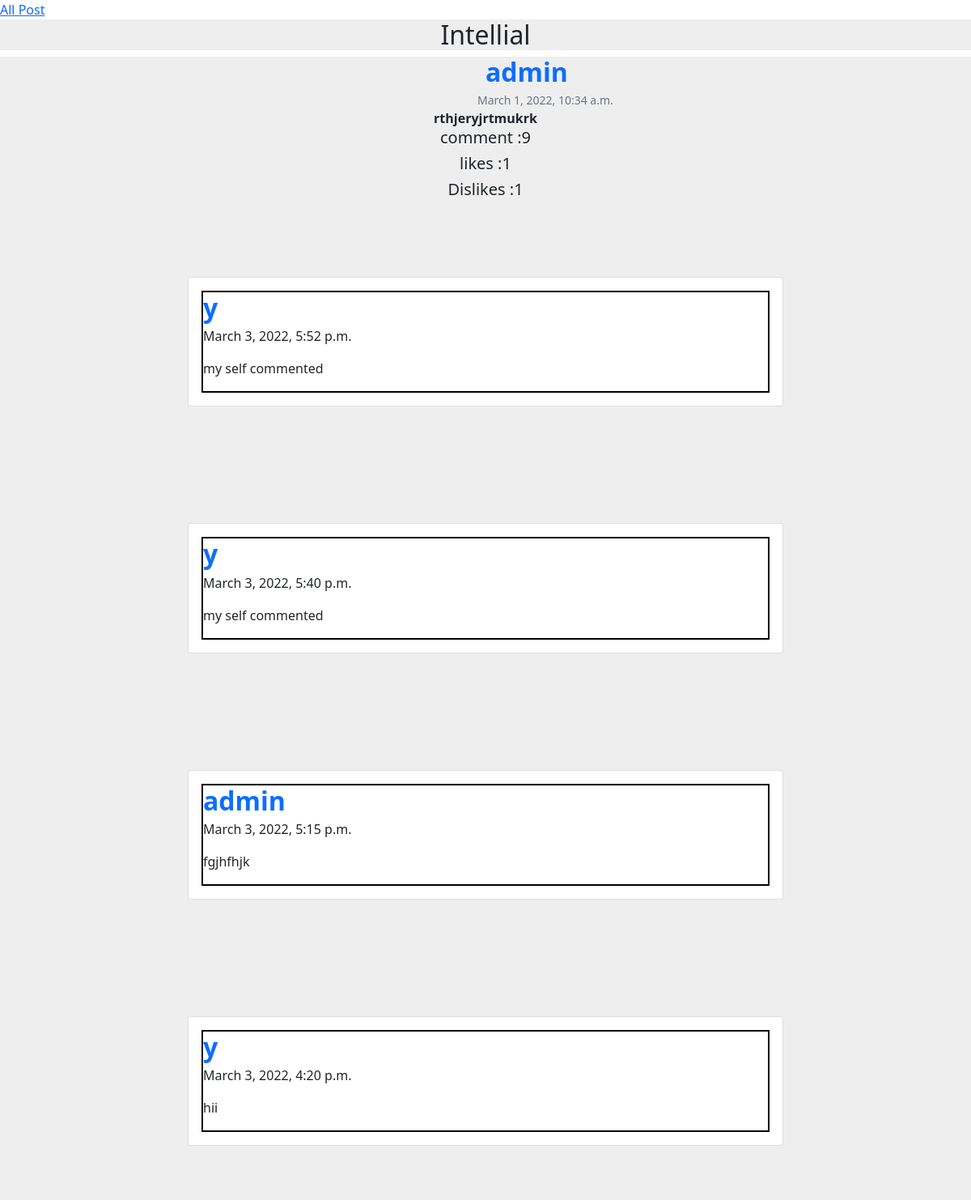
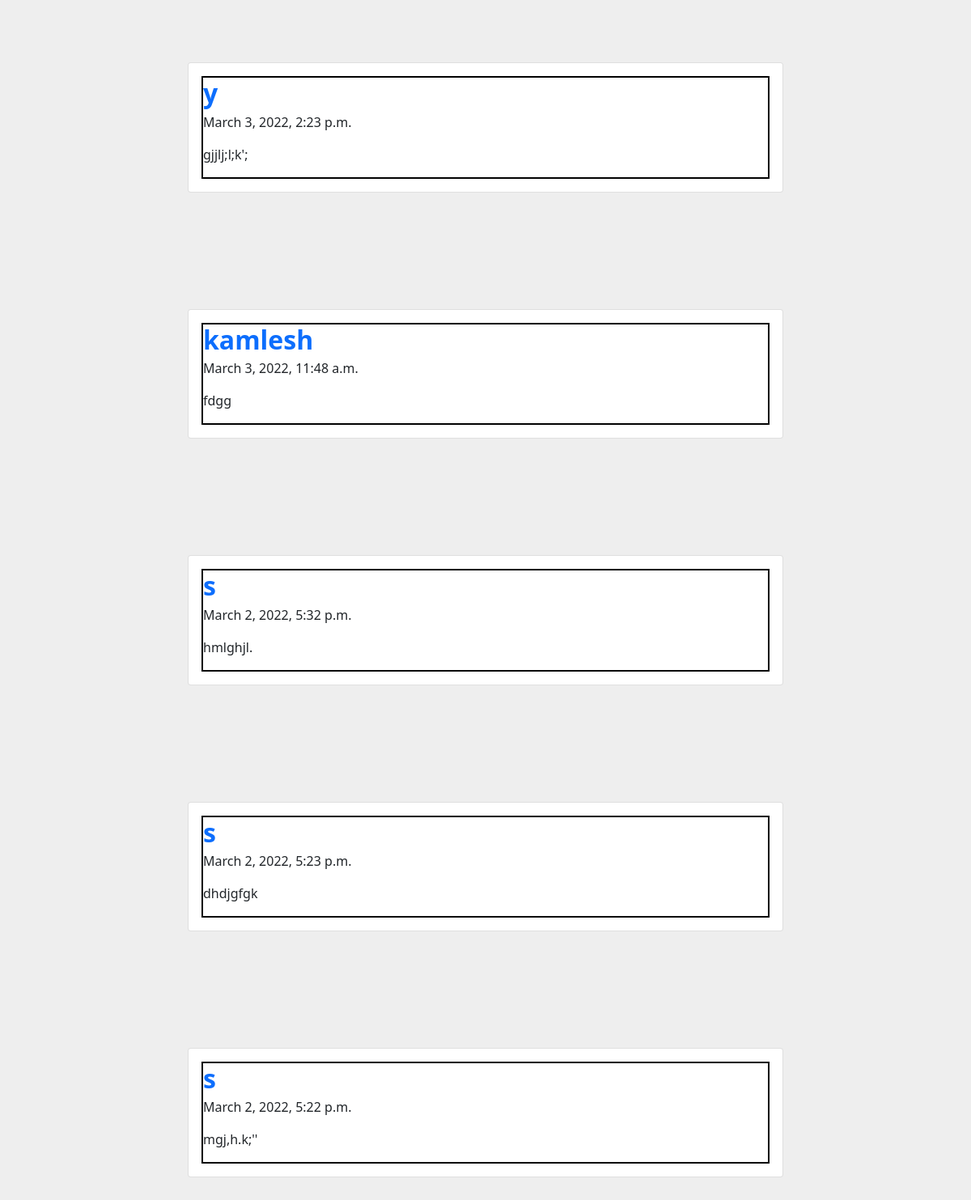
The page /post_with_comment/15/ on the database its author committed (2 pictures, top to bottom).
### post_app/models.py (models this page shows, shortened)
class Post(models.Model):
    user = models.ForeignKey(User,on_delete=models.CASCADE)
    post_message = models.TextField(max_length=100)
    created = models.DateTimeField(auto_now_add=True)
    def __str__(self):
        return self.post_message

class Comment(models.Model):
    user = models.ForeignKey(User,on_delete=models.CASCADE)
    post = models.ForeignKey(Post,on_delete=models.CASCADE)
    comment = models.CharField(max_length=100)
    created = models.DateTimeField(auto_now_add=True)

### post_app/views.py (the view)
# urls.py: path('post_with_comment/<int:id>/',post_with_comment,name='post_with_comment'),
def post_with_comment(request,id):
    post = Post.objects.get(id=id)
    comment = Comment.objects.filter(post=post).order_by("-created")
    number_of_comment = comment.count()
    like = Like.objects.filter(post=post)
    number_of_like =like.count()
    dislike = Dislike.objects.filter(post=post)
    number_of_dislike = dislike.count()
    return render(request,'comment_page.html',{'comment':comment,'post':post,'number_of_comment':number_of_comment,"number_of_like":number_of_like,"number_of_dislike":number_of_dislike})

### post_app/templates/comment_page.html (shortened to what this page needs)
<!DOCTYPE html>
<html lang="en">
<head>
    <link href="https://cdn.jsdelivr.net/npm/bootstrap@5.1.3/dist/css/bootstrap.min.css" rel="stylesheet"
>
</head>
<body>
    <a href="{% url 'post_listing' %}">All Post</a>
    <center>
        <div>
            <h2 style="background-color: #eee;">Intellial</h2>
        </div>
    </center>
    <section style="background-color: #eee;">
        <center>
            <div class="d-flex flex-start align-items-center">
                <div>
                    <h2 class="fw-bold text-primary mb-1 d-flex" style="margin-left: 600px;">{{post.user}}</h2>
                    <p class="text-muted small mb-0" style="margin-left: 590px;">
                        {{post.created}}
                    </p>
                </div>
            </div>
            <p class="fw-bold  mb-0">
                {{post}}
            </p>
            <div>
                <h5>comment :{{number_of_comment}}</h5>
                <h5>likes :{{number_of_like}}</h5>
                <h5>Dislikes :{{number_of_dislike}}</h5>
            </div>
        </center>
        {% for i in comment %}
        <div class="container my-5 py-5">
            <div class="row d-flex justify-content-center">
                <div class="col-md-12 col-lg-10 col-xl-8">
                    <div class="card">
                        <div class="card-body">
                            <div style="border: 2px solid black;">
                                <h2 class="fw-bold text-primary mb-1">{{i.user}}</h2>
                                <p>{{i.created}}</p>
                                <p>{{i.comment}}</p>
                            </div>
                        </div>
                    </div>
                </div>
            </div>
        </div>
        {% endfor %}
    </section>
</body>
</html>

### rows shown on the page
Post: user "admin", created "March 1, 2022, 10:34 a.m.", post_message "rthjeryjrtmukrk"
Comment: user "y", created "March 3, 2022, 5:52 p.m.", comment "my self commented"
Comment: user "y", created "March 3, 2022, 5:40 p.m.", comment "my self commented"
Comment: user "admin", created "March 3, 2022, 5:15 p.m.", comment "fgjhfhjk"
Comment: user "y", created "March 3, 2022, 4:20 p.m.", comment "hii"
Comment: user "y", created "March 3, 2022, 2:23 p.m.", comment "gjjlj;l;k';"
Comment: user "kamlesh", created "March 3, 2022, 11:48 a.m.", comment "fdgg"
Comment: user "s", created "March 2, 2022, 5:32 p.m.", comment "hmlghjl."
Comment: user "s", created "March 2, 2022, 5:23 p.m.", comment "dhdjgfgk"
Comment: user "s", created "March 2, 2022, 5:22 p.m.", comment "mgj,h.k;''"

### other values the page prints
{{ number_of_comment }} "9"
{{ number_of_like }} "1"
{{ number_of_dislike }} "1"
